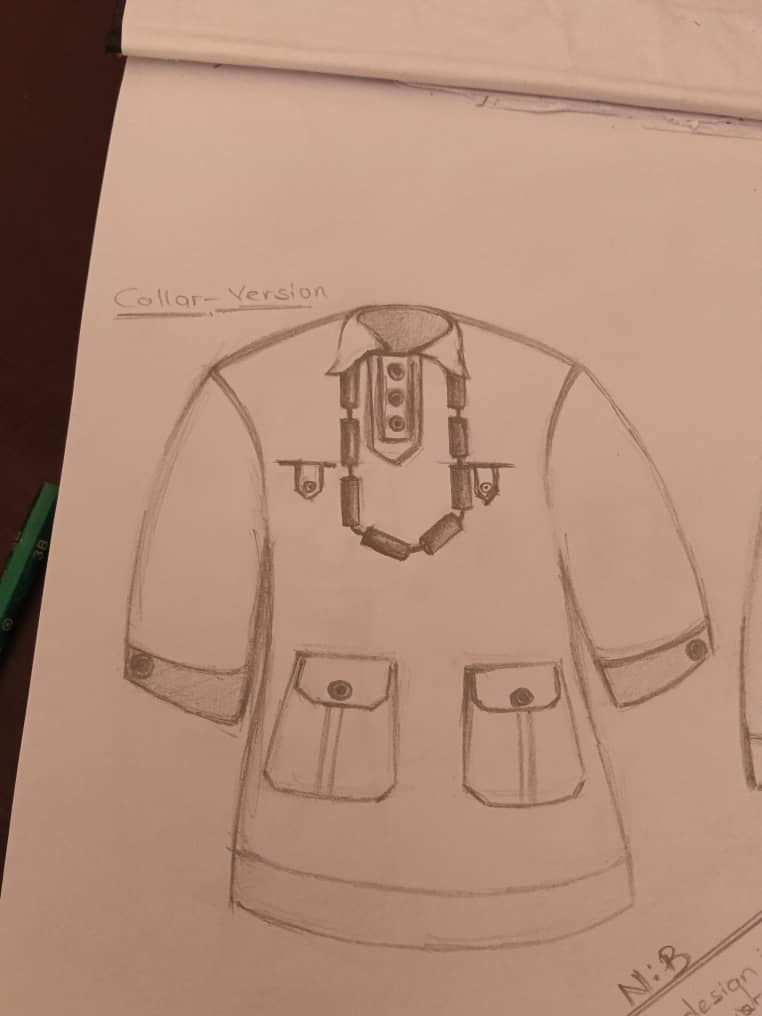
#> input picture gateway/tests/samples/WhatsApp Image 2026-10-21 at 7.25.40 PM.jpeg, 762 x 1016 px
$ python -i sketch.py   (imports and definitions only)
#> lines starting #> are read from the running program, lines starting #| are printed output that depends on the picture; after the words box and inside, x2 and y2 are one past the last pixel; in counts of white or black regions, pixels touching at a corner belong together
"""Sketch cleaning: turns photographed or drawn sketches into white-lines-on-black ControlNet images.

Paper pipeline (learned the hard way, see docs/ARCHITECTURE.md):
    grayscale -> divide by a heavy blur to flatten paper lighting -> darkness boost -> drop specks
    -> keep only the garment (largest cluster + everything inside its outline) -> crop.
All paper processing runs at a fixed working size so the pixel parameters mean the same thing for every
photo, whatever the phone's resolution.
"""

from __future__ import annotations

import io
from dataclasses import dataclass

import cv2
import numpy as np
from PIL import Image, ImageOps

CANVAS_W, CANVAS_H = 832, 1216
LINE_FLOOR = 40  # control-image values below this are set to black
# Line width (px) on the 832x1216 control image. Sketches enlarged ~1.5-2x come out 3.5-4 px wide, and Flux
# then copies them literally as piping or white outlines (the bomber jacket). Thicker lines are thinned to this.
STROKE_TARGET = 2.5
# Pencil gets dimmer when a sketch is shrunk onto the mannequin, and the faintest strokes (a hem, a sleeve
# edge) then fall under LINE_FLOOR and vanish. Those are lifted to just above the floor. Normal lines are
# NOT brightened: brighter lines get copied literally (outlines drawn on the fabric).
FAINT = 12  # below this is paper/noise
FAINT_LIFT = LINE_FLOOR + 10
WORK_LONG_SIDE = 1216
MAX_SOURCE_PIXELS = 40_000_000

Image.MAX_IMAGE_PIXELS = MAX_SOURCE_PIXELS


class SketchError(ValueError):
    """The upload can't be turned into a usable sketch."""


@dataclass(frozen=True)
class PaperParams:
    sigma: float = 25.0  # blur used to estimate the paper's lighting
    boost: float = 1.5  # pencil ~1.5; higher thickens lines and the model loses the hem
    offset: float = 25.0  # subtracted after boosting so paper grain goes to black
    min_area: int = 25  # connected components smaller than this (px) are specks
    cluster_gap: int = 8  # marks closer than ~2x this (px) belong to the same cluster
    margin: int = 30  # px of black kept around the cropped garment


@dataclass
class CleanResult:
    lines: np.ndarray  # uint8, white lines on black, cropped to the garment
    bbox: tuple[int, int, int, int]  # crop box (x0, y0, x1, y1) in source-image pixels


# --- loading ---------------------------------------------------------------------------------------------


# [13 lines left out: function decode_image, not called in this run]


def _resize_long_side(gray: np.ndarray, long_side: int) -> tuple[np.ndarray, float]:
    h, w = gray.shape
    scale = long_side / max(h, w)
    interp = cv2.INTER_AREA if scale < 1 else cv2.INTER_CUBIC
    return cv2.resize(gray, (round(w * scale), round(h * scale)), interpolation=interp), scale


# --- paper -----------------------------------------------------------------------------------------------


def paper_region(gray: np.ndarray) -> np.ndarray | None:
    """Mask of the sheet of paper when the photo also shows a darker table, hand or pencil.

    Returns None when the image is all paper (scans, digital drawings), so nothing gets masked.
    """
    smooth = cv2.GaussianBlur(gray, (0, 0), 8)
    threshold, bright = cv2.threshold(smooth, 0, 255, cv2.THRESH_BINARY + cv2.THRESH_OTSU)
    dark_mean = smooth[bright == 0].mean() if (bright == 0).any() else 255.0
    bright_mean = smooth[bright > 0].mean() if (bright > 0).any() else 0.0
    dark_fraction = float((bright == 0).mean())
    if bright_mean - dark_mean < 60 or dark_fraction < 0.02:
        return None
    count, labels, stats, _ = cv2.connectedComponentsWithStats(bright, connectivity=8)
    if count < 2:
        return None
    sheet = 1 + int(np.argmax(stats[1:, cv2.CC_STAT_AREA]))
    mask = (labels == sheet).astype(np.uint8)
    # Pencil lines inside the sheet are thin enough that the blur above keeps them "bright";
    # close small holes anyway, then shrink away from the sheet edge where the lighting halo lives.
    mask = cv2.morphologyEx(mask, cv2.MORPH_CLOSE, np.ones((25, 25), np.uint8))
    mask = cv2.erode(mask, np.ones((15, 15), np.uint8))
    return mask.astype(bool)


def paper_ink(gray: np.ndarray, params: PaperParams) -> np.ndarray:
    """Flattens paper lighting and returns ink strength 0..255 (255 = darkest line)."""
    g = gray.astype(np.float32) + 1.0
    background = cv2.GaussianBlur(g, (0, 0), params.sigma)
    normalized = np.clip(g / background, 0.0, 1.0)
    dark = (1.0 - normalized) * 255.0 * params.boost - params.offset
    return np.clip(dark, 0, 255).astype(np.uint8)


def _components(binary: np.ndarray) -> tuple[int, np.ndarray, np.ndarray, np.ndarray]:
    return cv2.connectedComponentsWithStats(binary.astype(np.uint8), connectivity=8)


def remove_specks(ink: np.ndarray, min_area: int) -> np.ndarray:
    count, labels, stats, _ = _components(ink > 20)
    small = np.zeros(count, dtype=bool)
    small[1:] = stats[1:, cv2.CC_STAT_AREA] < min_area
    out = ink.copy()
    out[small[labels]] = 0
    return out


def _disk(radius: int) -> np.ndarray:
    return cv2.getStructuringElement(cv2.MORPH_ELLIPSE, (2 * radius + 1, 2 * radius + 1))


def garment_mask(ink: np.ndarray, gap: int, sheet: np.ndarray | None = None) -> np.ndarray:
    """Pixels belonging to the garment.

    Marks are grouped into clusters by dilating them `gap` px. The heaviest cluster is the garment's core;
    it then grows by repeatedly adding clusters that are either
      * mostly inside the garment's convex hull (pockets, seams, buttons drawn inside the outline), or
      * near the garment, tall (>= 10% of the garment and >= 6% of the image, so not a line of
        text) and not cut off by the photo
        or paper edge (neighbouring sketches usually are).
    Labels, notes and neighbouring sketches fail both tests and are dropped.
    """
    marks = ink > 20
    if not marks.any():
        raise SketchError("No lines found in the image")
    h, w = ink.shape
    count, labels, stats, _ = _components(cv2.dilate(marks.astype(np.uint8), _disk(gap)))
    weight = np.bincount(labels[marks], weights=ink[marks].astype(np.float64), minlength=count)
    weight[0] = 0
    main = int(np.argmax(weight))

    # Clusters touching the photo border or the edge of the paper sheet.
    outside = np.zeros((h, w), np.uint8) if sheet is None else (~sheet).astype(np.uint8)
    outside[[0, -1], :] = 1
    outside[:, [0, -1]] = 1
    frame = cv2.dilate(outside, _disk(gap)).astype(bool)
    on_frame = np.zeros(count, dtype=bool)
    on_frame[np.unique(labels[frame & (labels > 0)])] = True

    heights = stats[:, cv2.CC_STAT_HEIGHT]
    marks_per_cluster = np.maximum(np.bincount(labels[marks], minlength=count), 1)
    keep = np.zeros(count, dtype=bool)
    keep[main] = True
    for _ in range(6):
        kept_marks = keep[labels] & marks
        hull = cv2.convexHull(np.argwhere(kept_marks)[:, ::-1].astype(np.int32))
        inside = np.zeros((h, w), np.uint8)
        cv2.fillConvexPoly(inside, hull, 1)
        within = np.bincount(labels[marks & inside.astype(bool)], minlength=count)
        mostly_inside = within >= 0.6 * marks_per_cluster

        kept_height = np.ptp(np.nonzero(kept_marks)[0]) + 1
        near_zone = cv2.dilate(kept_marks.astype(np.uint8), _disk(3 * gap)).astype(bool)
        near = np.zeros(count, dtype=bool)
        near[np.unique(labels[near_zone & (labels > 0)])] = True
        # The absolute floor matters early on, while the core is still small: a 50 px line of
        # handwriting next to a 300 px core would otherwise pass the 10% test.
        min_height = max(0.1 * kept_height, 0.06 * max(h, w))
        structural = near & (heights >= min_height) & ~on_frame

        add = (mostly_inside | structural) & ~keep
        add[0] = False
        if not add.any():
            break
        keep |= add

    result = keep[labels] & marks
    # Re-attach the faint anti-aliased edge of kept strokes.
    return cv2.dilate(result.astype(np.uint8), np.ones((3, 3), np.uint8)).astype(bool)


def bounding_box(mask: np.ndarray, margin: int = 0) -> tuple[int, int, int, int]:
    ys, xs = np.nonzero(mask)
    if len(xs) == 0:
        raise SketchError("No lines found in the image")
    h, w = mask.shape
    return (
        max(int(xs.min()) - margin, 0),
        max(int(ys.min()) - margin, 0),
        min(int(xs.max()) + 1 + margin, w),
        min(int(ys.max()) + 1 + margin, h),
    )


def clean_paper(image: Image.Image, params: PaperParams = PaperParams()) -> CleanResult:
    """Paper photo (or any uploaded line art) -> white garment lines on black, cropped to the garment."""
    if image.width * image.height > MAX_SOURCE_PIXELS:
        raise SketchError("Image is too large")
    gray, scale = _resize_long_side(np.asarray(image.convert("L")), WORK_LONG_SIDE)
    ink = paper_ink(gray, params)
    sheet = paper_region(gray)
    if sheet is not None:
        ink[~sheet] = 0
    ink = remove_specks(ink, params.min_area)
    keep = garment_mask(ink, params.cluster_gap, sheet)
    ink[~keep] = 0
    x0, y0, x1, y1 = bounding_box(keep, params.margin)
    source_box = (round(x0 / scale), round(y0 / scale), round(x1 / scale), round(y1 / scale))
    return CleanResult(lines=ink[y0:y1, x0:x1].copy(), bbox=source_box)


# --- drawn in app ----------------------------------------------------------------------------------------


# [9 lines left out: function clean_drawn, not called in this run]


def crop_to_content(lines: np.ndarray, margin: int = 30) -> np.ndarray:
    x0, y0, x1, y1 = bounding_box(lines > 20, margin)
    return lines[y0:y1, x0:x1].copy()


# --- composing the 832x1216 control image ----------------------------------------------------------------


@dataclass(frozen=True)
class Placement:
    """Where a cropped sketch goes on the canvas: centre point and scale (canvas px per crop px)."""

    cx: float
    cy: float
    scale: float


# [73 lines left out: functions stroke_width, lift_faint, normalize_strokes, place_on_canvas, product_shot_placement, to_png, not called in this run]

>>> from PIL import Image
>>> picture = Image.open('tests/samples/WhatsApp Image 2026-10-21 at 7.25.40 PM.jpeg')
#> picture is the input picture: PIL image 762x1016 RGB; mean R, G, B 175.7, 140, 121.2
>>> result = clean_paper(picture)
#> in clean_paper, `gray, scale = _resize_long_side(np.asarray(image.convert("L")), WORK_L..`:
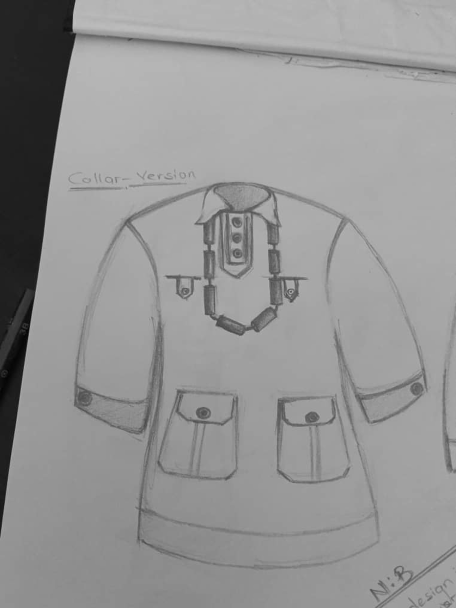
#> gray: shape (1216, 912) (shown at 1/2 size); min 1, max 204, mean 148.5
#> in clean_paper, `gray, scale = _resize_long_side(np.asarray(image.convert("L")), WORK_L..`: scale = 1.2
#> in paper_region, `threshold, bright = cv2.threshold(smooth, 0, 255, cv2.THRESH_BINARY + ..`:
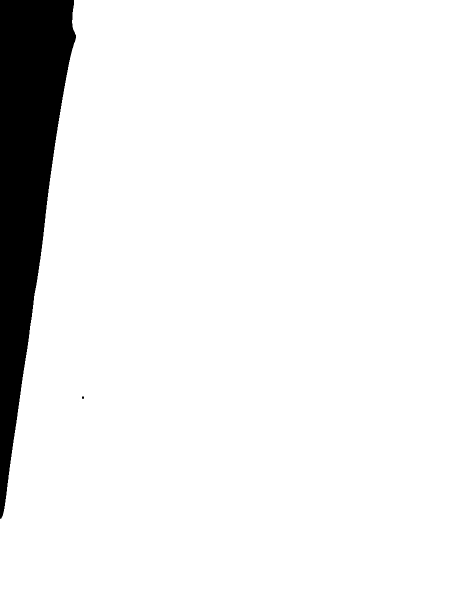
#> bright: shape (1216, 912) (shown at 1/2 size); 92.6% white; 2 black regions (1 under 20 px), largest, box (x1, y1, x2, y2) and area: (0, 0, 152, 1038) 82309
#> in paper_region, `threshold, bright = cv2.threshold(smooth, 0, 255, cv2.THRESH_BINARY + ..`: threshold = 97
#> in paper_region, `dark_mean = smooth[bright == 0].mean() if (bright == 0).any() else 255.0`: dark_mean = 37.51
#> in paper_region, `bright_mean = smooth[bright > 0].mean() if (bright > 0).any() else 0.0`: bright_mean = 157.4
#> in paper_region, `dark_fraction = float((bright == 0).mean())`: dark_fraction = 0.0742
#> in paper_region, `count, labels, stats, _ = cv2.connectedComponentsWithStats(bright, con..`: count = 2; stats = [[0, 0, 168, 1038, 82327], [0, 0, 912, 1216, 1026665]]
#> in paper_region, `sheet = 1 + int(np.argmax(stats[1:, cv2.CC_STAT_AREA]))`: sheet = 1
#> in remove_specks, `count, labels, stats, _ = _components(ink > 20)`:
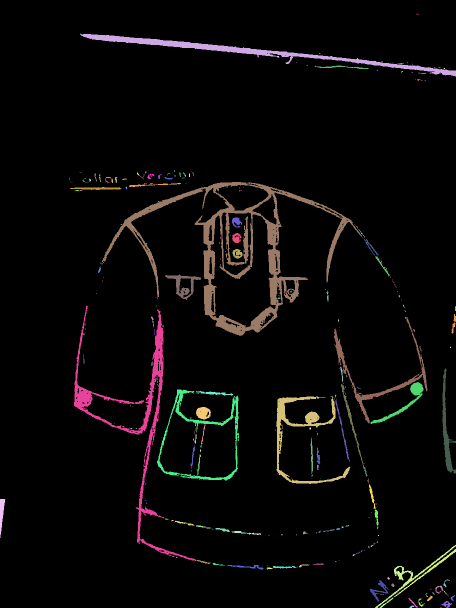
#> labels: shape (1216, 912) int32 (shown at 1/2 size); 287 distinct labels, from 0 to 286; one colour per label, 0 black
#> in remove_specks, `count, labels, stats, _ = _components(ink > 20)`: count = 287; stats = 287 rows, first 6: [0, 0, 912, 1216, 1046811], [833, 27, 5, 3, 7], [160, 67, 752, 86, 7140], [638, 107, 3, 1, 3], [553, 112, 5, 3, 13], [559, 115, 1, 1, 1]
#> in garment_mask, `count, labels, stats, _ = _components(cv2.dilate(marks.astype(np.uint8..`:
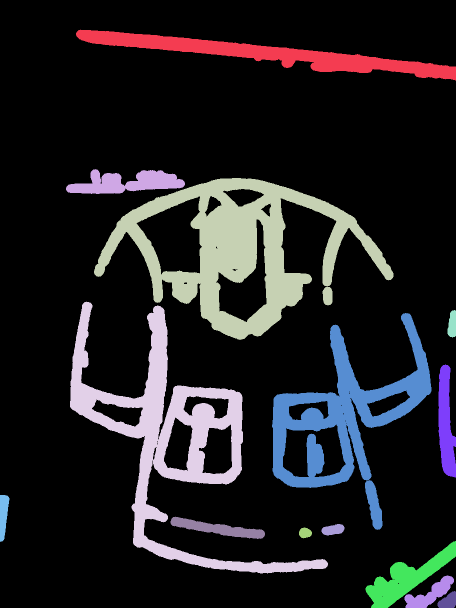
#> labels: shape (1216, 912) int32 (shown at 1/2 size); 15 distinct labels, from 0 to 14; one colour per label, 0 black
#> in garment_mask, `count, labels, stats, _ = _components(cv2.dilate(marks.astype(np.uint8..`: count = 15; stats = 15 rows, first 6: [0, 0, 912, 1216, 899117], [152, 59, 760, 102, 21510], [132, 338, 238, 50, 6948], [188, 356, 599, 324, 66301], [140, 603, 516, 544, 52997], [895, 620, 17, 55, 749]
#> in garment_mask, `weight = np.bincount(labels[marks], weights=ink[marks].astype(np.float..`: weight = [0, 532790, 40136, 1658644, 769544, 4072, 571440, 97307, 100402, 12210, 1989, 807, 127140, 15594, 9639]
#> in garment_mask, `main = int(np.argmax(weight))`: main = 3
#> in garment_mask, `frame = cv2.dilate(outside, _disk(gap)).astype(bool)`:
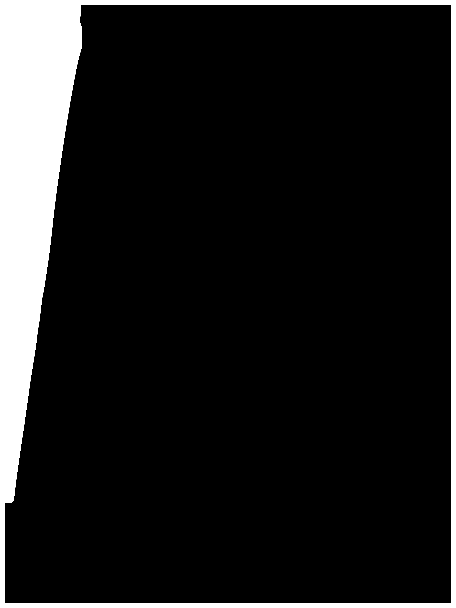
#> frame: shape (1216, 912) bool (shown at 1/2 size); 11.4% white; 1 white region, box (x1, y1, x2, y2) and area: (0, 0, 912, 1216) 125916
#> in garment_mask, `heights = stats[:, cv2.CC_STAT_HEIGHT]`: heights = [1216, 102, 50, 324, 544, 55, 434, 226, 94, 45, 23, 22, 134, 65, 34]
#> in garment_mask, `marks_per_cluster = np.maximum(np.bincount(labels[marks], minlength=co..`: marks_per_cluster = [1, 7415, 903, 23734, 13718, 139, 9879, 1616, 434, 429, 66, 30, 2094, 354, 178]
#> the loop in garment_mask, `for _ in range(6):` made 4 passes
#> (within, kept_height, min_height) on passes 1 to 4: ([0, 0, 0, 23734, 0, 0, 0, 0, 0, 0, 0, 0, 0, 0, 0], 308, 72.96), ([0, 0, 0, 23734, 13718, 0, 6135, 0, 0, 429, 23, 30, 0, 0, 0], 775, 77.5), ([0, 0, 0, 23734, 13718, 0, 9879, 0, 0, 429, 66, 30, 0, 0, 0], 775, 77.5), ([0, 0, 0, 23734, 13718, 0, 9879, 0, 0, 429, 66, 30, 0, 0, 0], 775, 77.5)
#> after the loop in garment_mask, `for _ in range(6):`:
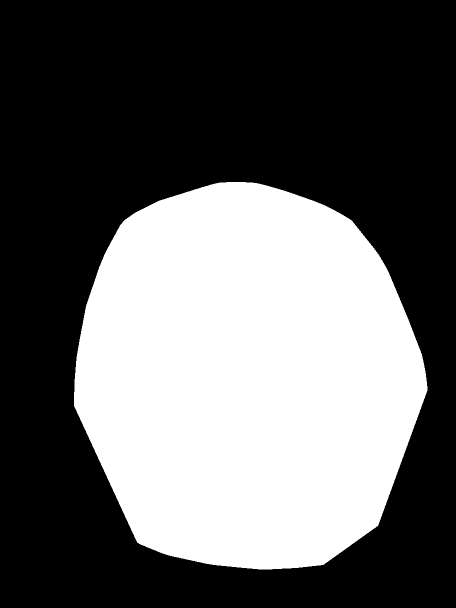
#> inside: shape (1216, 912) (shown at 1/2 size); values 0 (black) and 1 (white), 38.7% white; 1 white region, box (x1, y1, x2, y2) and area: (148, 364, 855, 1139) 429180
#> in clean_paper, `ink[~keep] = 0`:
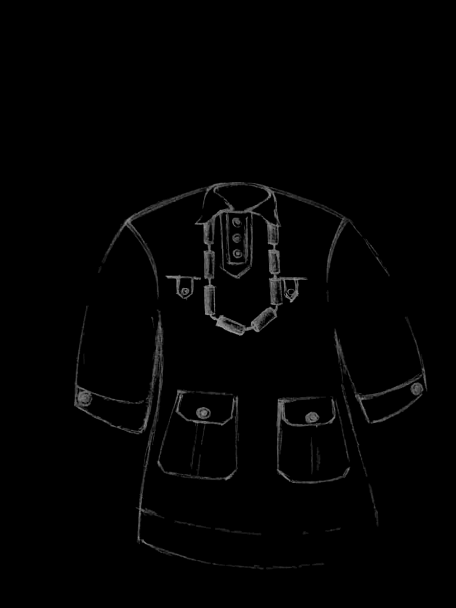
#> ink: shape (1216, 912) (shown at 1/2 size); min 0, max 183, mean 2.8
#> in clean_paper, `x0, y0, x1, y1 = bounding_box(keep, params.margin)`: x0 = 117; y0 = 333; x1 = 886; y1 = 1170
#> in clean_paper, `source_box = (round(x0 / scale), round(y0 / scale), round(x1 / scale),..`: source_box = (98, 278, 740, 978)

$ run again, on gateway/tests/samples/WhatsApp Image 2026-10-21 at 7.26.32 PM.jpeg
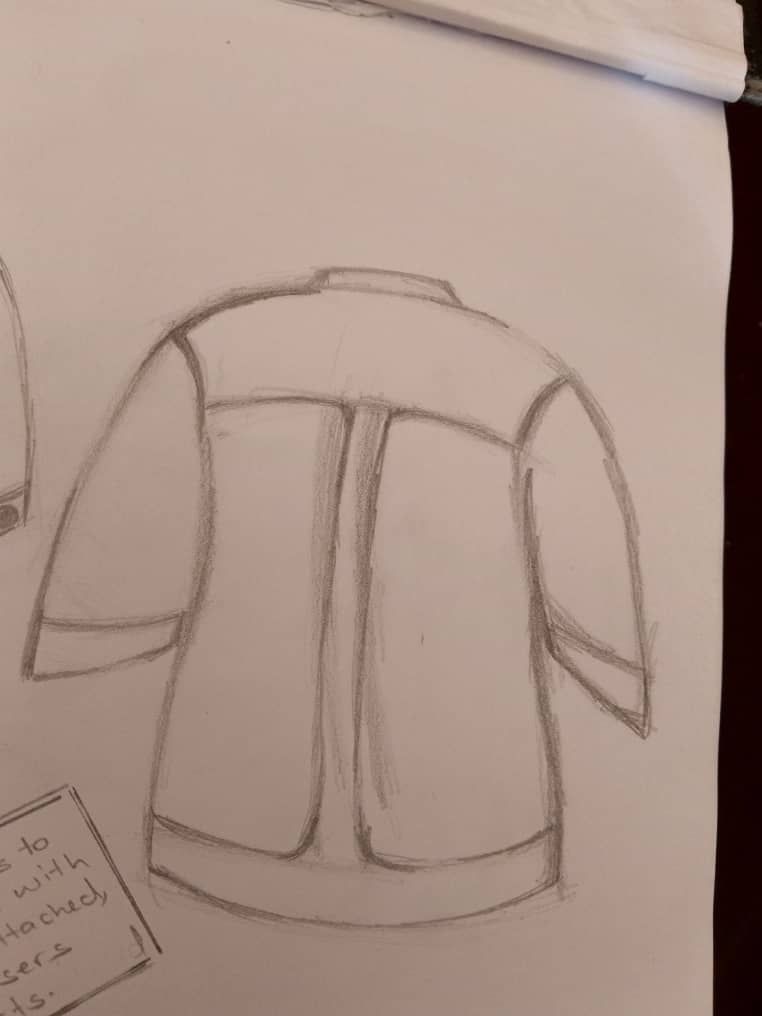
#> input picture gateway/tests/samples/WhatsApp Image 2026-10-21 at 7.26.32 PM.jpeg, 762 x 1016 px
#> picture is the input picture: PIL image 762x1016 RGB; mean R, G, B 169.3, 146.6, 135.3
#> in clean_paper, `gray, scale = _resize_long_side(np.asarray(image.convert("L")), WORK_L..`: scale = 1.2
#> in paper_region, `threshold, bright = cv2.threshold(smooth, 0, 255, cv2.THRESH_BINARY + ..`:
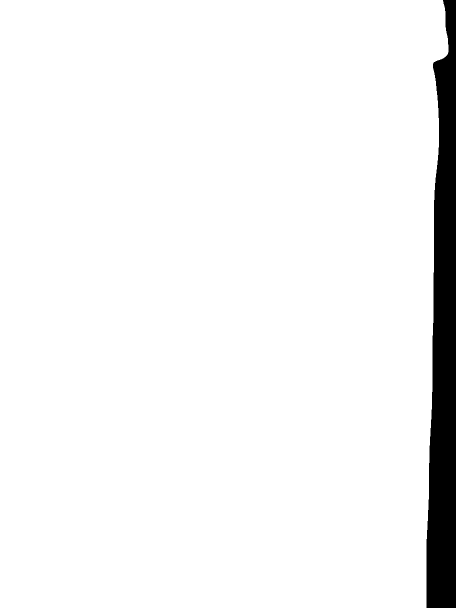
#> bright: shape (1216, 912) (shown at 1/2 size); 95.1% white; 1 black region, box (x1, y1, x2, y2) and area: (853, 0, 912, 1216) 54160
#> threshold = 89
#> dark_mean = 19.94
#> bright_mean = 159
#> dark_fraction = 0.0488
#> in paper_region, `count, labels, stats, _ = cv2.connectedComponentsWithStats(bright, con..`: count = 2; stats = [[853, 0, 59, 1216, 54160], [0, 0, 897, 1216, 1054832]]
#> sheet = 1
#> in remove_specks, `count, labels, stats, _ = _components(ink > 20)`: count = 316; stats = 316 rows, first 6: [0, 0, 912, 1216, 1047645], [335, 0, 4, 1, 4], [340, 1, 24, 6, 41], [347, 0, 62, 14, 262], [390, 0, 472, 127, 5683], [880, 0, 2, 4, 5]
#> out: shape (1216, 912); min 0, max 225, mean 3.4
#> marks: shape (1216, 912) bool; 5.4% white; 49 white regions, largest, box (x1, y1, x2, y2) and area: (130, 320, 782, 1111) 37739, (25, 523, 258, 816) 6287, (390, 0, 862, 127) 5683
#> in garment_mask, `count, labels, stats, _ = _components(cv2.dilate(marks.astype(np.uint8..`: count = 10; stats = [[0, 0, 912, 1216, 917527], [332, 0, 538, 135, 14545], [0, 299, 51, 351, 8581], [17, 312, 773, 807, 138161], [0, 930, 203, 286, 13423], [447, 940, 22, 28, 467], [415, 955, 104, 97, 4122], [0, 994, 136, 143, 8906], [0, 1026, 21, 27, 451], [0, 1122, 94, 65, 2809]]
#> weight = [0, 446110, 108900, 2425348, 272791, 1128, 84841, 88127, 3188, 34488]
#> main = 3
#> frame: shape (1216, 912) bool; 8.9% white; 1 white region, box (x1, y1, x2, y2) and area: (0, 0, 912, 1216) 99218
#> heights = [1216, 135, 351, 807, 286, 28, 97, 143, 27, 65]
#> marks_per_cluster = [1, 5986, 2285, 44780, 3478, 34, 1310, 1490, 70, 522]
#> the loop in garment_mask, `for _ in range(6):` made 2 passes
#> (within, kept_height, min_height) on passes 1 to 2: ([0, 0, 0, 44780, 0, 34, 1310, 0, 0, 0], 791, 79.1), ([0, 0, 0, 44780, 0, 34, 1310, 0, 0, 0], 791, 79.1)
#> in clean_paper, `ink[~keep] = 0`:
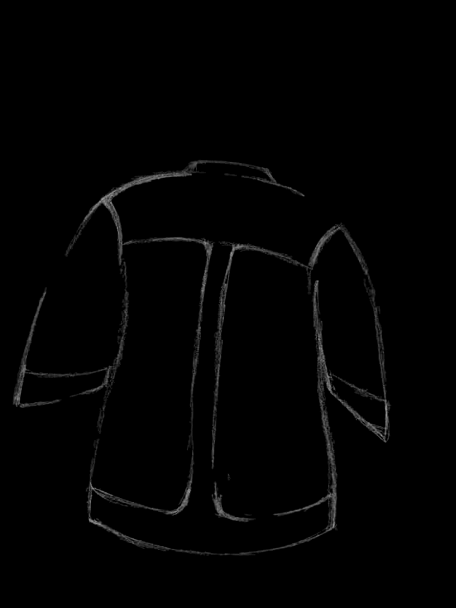
#> ink: shape (1216, 912) (shown at 1/2 size); min 0, max 166, mean 2.4
#> x0 = 0; y0 = 289; x1 = 813; y1 = 1142
#> source_box = (0, 241, 679, 954)
